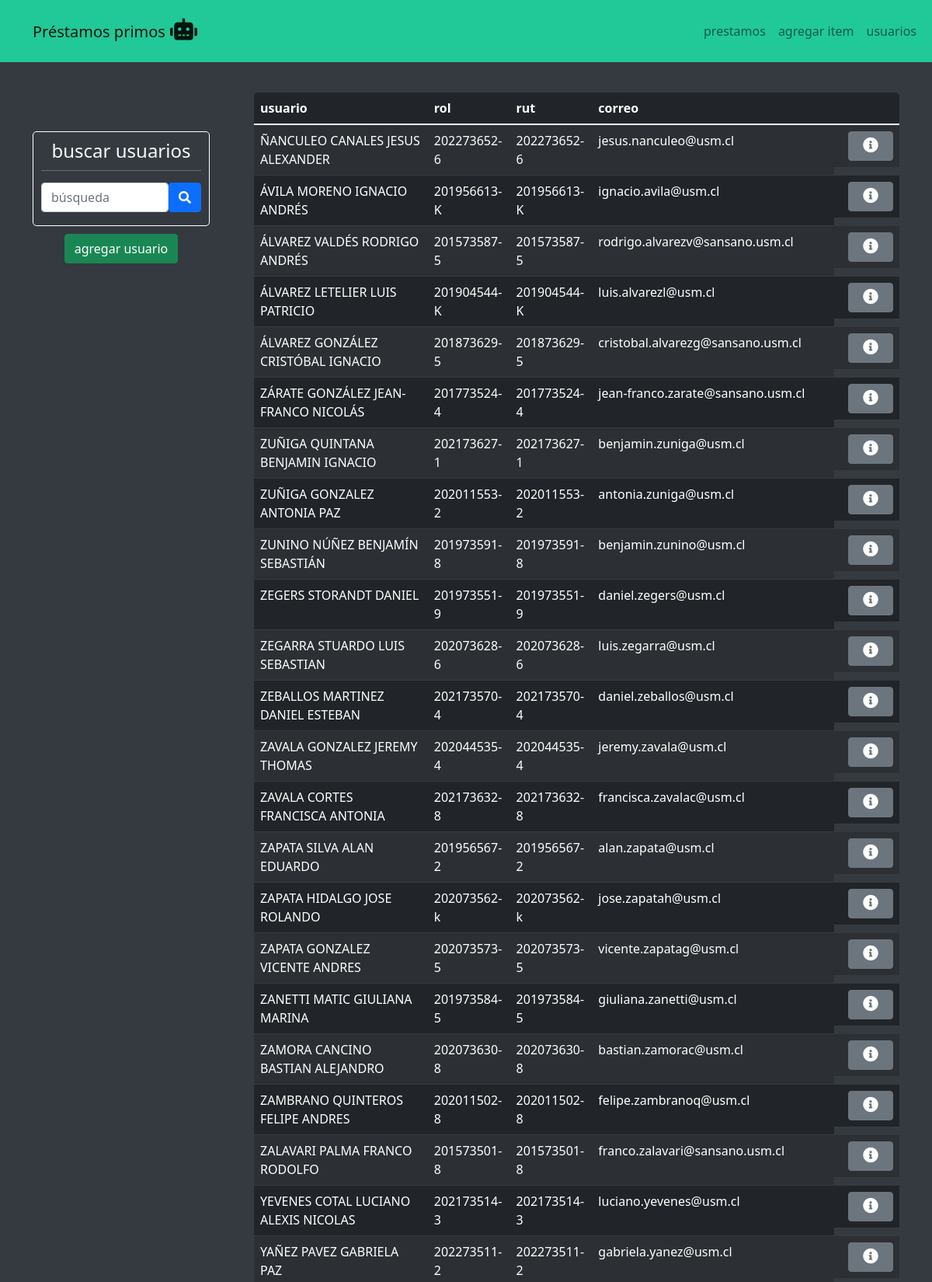
The page /usuarios (upper part) on the database its author committed.
### items/models.py (models this page shows, shortened)
class usuario(models.Model):
    nombre = models.CharField(max_length=150)
    rol = models.CharField(max_length=15, blank=True)
    rut = models.CharField(max_length=15, blank=True)
    correo = models.CharField(max_length=150, blank=True)
    class Meta:
        ordering = ['-nombre']

### items/views.py (the view)
# urls.py: path('usuarios', views.usuarios, name='usuarios'),
def usuarios(request):
    usuarios = usuario.objects.all()
    return(render(request, 'usuarios.html', {'usuarios':usuarios}))

### items/templates/usuarios.html
{% extends 'base.html' %}
{% block content %}
<div class="container" style="padding-top: 39px;">
    <div class="row">
        <div class="col-auto col-md-3" style="margin-top: 50px;padding-right: 45px;">
            <div>
                <form
                    style="border-radius: 5px;padding-top: 10px;padding-right: 10px;padding-bottom: 10px;padding-left: 10px;border: 1px solid var(--bs-body-bg) ;border-top-style: solid;"
                    method="post" action="{% url 'busqueda_user' %}">{% csrf_token %}
                    <h1 class="fs-4 text-center" style="color: var(--bs-gray-100);">buscar usuarios</h1>
                    <hr
                        style="background: var(--bs-body-bg);border-width: 1px;border-color: var(--bs-body-bg);color: var(--bs-body-bg);margin-top: 10px;margin-bottom: 10px;">
                    <div class="d-flex d-md-flex d-lg-flex justify-content-end justify-content-md-end align-items-md-center justify-content-lg-end"
                        style="margin-top: 15px;padding-bottom: 7px;"><input class="form-control" type="text"
                            placeholder="búsqueda" name="busqueda"><button class="btn btn-primary" type="submit"><i
                                class="fas fa-search"></i></button></div>
                </form>
            </div>
            <div class="d-lg-flex justify-content-lg-center" style="margin-top: 10px;margin-bottom: 11px;"><a
                    class="btn btn-success" role="button" href="{% url 'agregar_usuario' %}">agregar usuario</a></div>
        </div>
        <div class="col-md-9">
            <div class="table-responsive" style="border-radius: 5px;border: 1px none var(--bs-body-bg);">
                <table class="table table-striped table-dark">
                    <thead>
                        <tr>
                            <th>usuario</th>
                            <th>rol</th>
                            <th>rut</th>
                            <th>correo</th>
                            <th></th>
                        </tr>
                    </thead>
                    <tbody>
                        {% for usuario in usuarios %}
                        <tr>
                            <td>{{ usuario.nombre }}</td>
                            <td>{{ usuario.rol }}</td>
                            <td>{{ usuario.rut }}</td>
                            <td>{{ usuario.correo }}</td>
                            <td class="d-lg-flex justify-content-lg-center"><button class="btn btn-secondary"
                                    type="button"
                                    style="text-align: center;padding-left: 18px;padding-right: 18px;margin-left: 10px;"><i
                                        class="fas fa-info-circle fs-5"></i></button></td>
                        </tr>
                        {% endfor %}
                    </tbody>
                </table>
            </div>
        </div>
    </div>
</div>
{% endblock %}

### static/css/Profile-Edit-Form-1.css (style rules this page uses)
hr { height: 2px; }

### static/css/Profile-Edit-Form.css (style rules this page uses)
hr { height: 2px; }

### rows shown on the page
usuario: nombre "ÑANCULEO CANALES JESUS ALEXANDER", rol "202273652-6", rut "202273652-6", correo "jesus.nanculeo@usm.cl"
usuario: nombre "ÁVILA MORENO IGNACIO ANDRÉS", rol "201956613-K", rut "201956613-K", correo "ignacio.avila@usm.cl"
usuario: nombre "ÁLVAREZ VALDÉS RODRIGO ANDRÉS", rol "201573587-5", rut "201573587-5", correo "rodrigo.alvarezv@sansano.usm.cl"
usuario: nombre "ÁLVAREZ LETELIER LUIS PATRICIO", rol "201904544-K", rut "201904544-K", correo "luis.alvarezl@usm.cl"
usuario: nombre "ÁLVAREZ GONZÁLEZ CRISTÓBAL IGNACIO", rol "201873629-5", rut "201873629-5", correo "cristobal.alvarezg@sansano.usm.cl"
usuario: nombre "ZÁRATE GONZÁLEZ JEAN-FRANCO NICOLÁS", rol "201773524-4", rut "201773524-4", correo "jean-franco.zarate@sansano.usm.cl"
usuario: nombre "ZUÑIGA QUINTANA BENJAMIN IGNACIO", rol "202173627-1", rut "202173627-1", correo "benjamin.zuniga@usm.cl"
usuario: nombre "ZUÑIGA GONZALEZ ANTONIA PAZ", rol "202011553-2", rut "202011553-2", correo "antonia.zuniga@usm.cl"
usuario: nombre "ZUNINO NÚÑEZ BENJAMÍN SEBASTIÁN", rol "201973591-8", rut "201973591-8", correo "benjamin.zunino@usm.cl"
usuario: nombre "ZEGERS STORANDT DANIEL", rol "201973551-9", rut "201973551-9", correo "daniel.zegers@usm.cl"
usuario: nombre "ZEGARRA STUARDO LUIS SEBASTIAN", rol "202073628-6", rut "202073628-6", correo "luis.zegarra@usm.cl"
usuario: nombre "ZEBALLOS MARTINEZ DANIEL ESTEBAN", rol "202173570-4", rut "202173570-4", correo "daniel.zeballos@usm.cl"
usuario: nombre "ZAVALA GONZALEZ JEREMY THOMAS", rol "202044535-4", rut "202044535-4", correo "jeremy.zavala@usm.cl"
usuario: nombre "ZAVALA CORTES FRANCISCA ANTONIA", rol "202173632-8", rut "202173632-8", correo "francisca.zavalac@usm.cl"
usuario: nombre "ZAPATA SILVA ALAN EDUARDO", rol "201956567-2", rut "201956567-2", correo "alan.zapata@usm.cl"
usuario: nombre "ZAPATA HIDALGO JOSE ROLANDO", rol "202073562-k", rut "202073562-k", correo "jose.zapatah@usm.cl"
usuario: nombre "ZAPATA GONZALEZ VICENTE ANDRES", rol "202073573-5", rut "202073573-5", correo "vicente.zapatag@usm.cl"
usuario: nombre "ZANETTI MATIC GIULIANA MARINA", rol "201973584-5", rut "201973584-5", correo "giuliana.zanetti@usm.cl"
usuario: nombre "ZAMORA CANCINO BASTIAN ALEJANDRO", rol "202073630-8", rut "202073630-8", correo "bastian.zamorac@usm.cl"
usuario: nombre "ZAMBRANO QUINTEROS FELIPE ANDRES", rol "202011502-8", rut "202011502-8", correo "felipe.zambranoq@usm.cl"
usuario: nombre "ZALAVARI PALMA FRANCO RODOLFO", rol "201573501-8", rut "201573501-8", correo "franco.zalavari@sansano.usm.cl"
usuario: nombre "YEVENES COTAL LUCIANO ALEXIS NICOLAS", rol "202173514-3", rut "202173514-3", correo "luciano.yevenes@usm.cl"
usuario: nombre "YAÑEZ PAVEZ GABRIELA PAZ", rol "202273511-2", rut "202273511-2", correo "gabriela.yanez@usm.cl"
